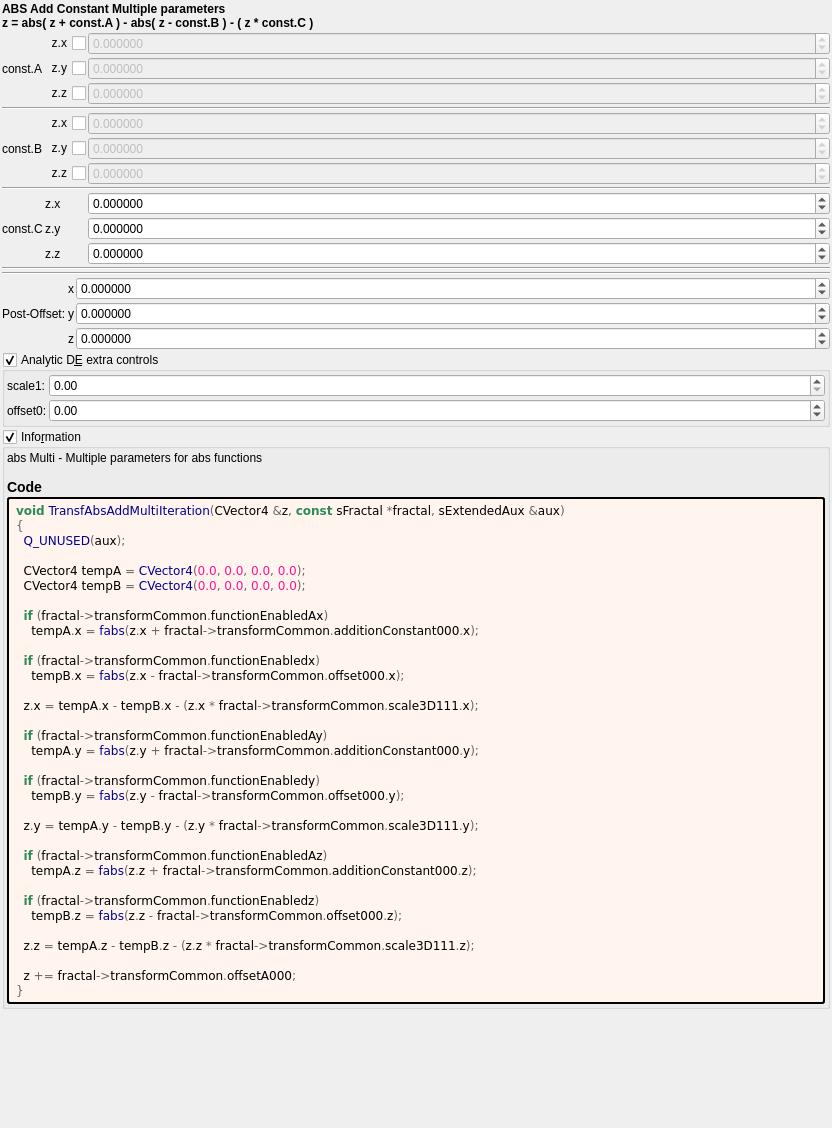
 <widget class="QWidget" name="Form">
  <property name="geometry">
   <rect>
    <x>0</x>
    <y>0</y>
    <width>832</width>
    <height>1128</height>
   </rect>
  </property>
  <property name="windowTitle">
   <string notr="true">transf_abs_add_multi</string>
  </property>
  <layout class="QVBoxLayout" name="verticalLayout">
   <property name="spacing">
    <number>2</number>
   </property>
   <property name="leftMargin">
    <number>2</number>
   </property>
   <property name="topMargin">
    <number>2</number>
   </property>
   <property name="rightMargin">
    <number>2</number>
   </property>
   <property name="bottomMargin">
    <number>2</number>
   </property>
   <item>
    <widget class="QLabel" name="label_2">
     <property name="font">
      <font>
       <weight>75</weight>
       <bold>true</bold>
      </font>
     </property>
     <property name="text">
      <string>ABS Add Constant Multiple parameters
z = abs( z + const.A ) - abs( z - const.B ) - ( z * const.C )</string>
     </property>
    </widget>
   </item>
   <item>
    <layout class="QGridLayout" name="gridLayout_28" columnstretch="0,0,1">
     <property name="spacing">
      <number>2</number>
     </property>
     <item row="9" column="2">
      <widget class="MyDoubleSpinBox" name="spinbox3_transf_scale3D_111_y">
       <property name="sizePolicy">
        <sizepolicy hsizetype="Minimum" vsizetype="Maximum">
         <horstretch>0</horstretch>
         <verstretch>0</verstretch>
        </sizepolicy>
       </property>
       <property name="decimals">
        <number>6</number>
       </property>
       <property name="minimum">
        <double>-99.989999999999995</double>
       </property>
       <property name="maximum">
        <double>99.989999999999995</double>
       </property>
       <property name="singleStep">
        <double>0.100000000000000</double>
       </property>
      </widget>
     </item>
     <item row="6" column="1">
      <widget class="MyCheckBox" name="checkBox_transf_function_enabledz">
       <property name="layoutDirection">
        <enum>Qt::RightToLeft</enum>
       </property>
       <property name="text">
        <string>z.z</string>
       </property>
      </widget>
     </item>
     <item row="8" column="1">
      <widget class="QLabel" name="label_99">
       <property name="text">
        <string notr="true">z.x</string>
       </property>
      </widget>
     </item>
     <item row="6" column="2">
      <widget class="MyDoubleSpinBox" name="spinbox3_transf_offset_000_z">
       <property name="enabled">
        <bool>false</bool>
       </property>
       <property name="sizePolicy">
        <sizepolicy hsizetype="Minimum" vsizetype="Maximum">
         <horstretch>0</horstretch>
         <verstretch>0</verstretch>
        </sizepolicy>
       </property>
       <property name="decimals">
        <number>6</number>
       </property>
       <property name="minimum">
        <double>-99.989999999999995</double>
       </property>
       <property name="maximum">
        <double>99.989999999999995</double>
       </property>
       <property name="singleStep">
        <double>0.100000000000000</double>
       </property>
      </widget>
     </item>
     <item row="3" column="0" colspan="3">
      <widget class="Line" name="line_24">
       <property name="orientation">
        <enum>Qt::Horizontal</enum>
       </property>
      </widget>
     </item>
     <item row="2" column="1">
      <widget class="MyCheckBox" name="checkBox_transf_function_enabledAz">
       <property name="layoutDirection">
        <enum>Qt::RightToLeft</enum>
       </property>
       <property name="text">
        <string>z.z</string>
       </property>
      </widget>
     </item>
     <item row="10" column="1">
      <widget class="QLabel" name="label_101">
       <property name="text">
        <string notr="true">z.z</string>
       </property>
      </widget>
     </item>
     <item row="0" column="2">
      <widget class="MyDoubleSpinBox" name="spinbox3_transf_addition_constant_x">
       <property name="enabled">
        <bool>false</bool>
       </property>
       <property name="sizePolicy">
        <sizepolicy hsizetype="Minimum" vsizetype="Maximum">
         <horstretch>0</horstretch>
         <verstretch>0</verstretch>
        </sizepolicy>
       </property>
       <property name="prefix">
        <string/>
       </property>
       <property name="decimals">
        <number>6</number>
       </property>
       <property name="minimum">
        <double>-99.989999999999995</double>
       </property>
       <property name="singleStep">
        <double>0.100000000000000</double>
       </property>
      </widget>
     </item>
     <item row="9" column="1">
      <widget class="QLabel" name="label_100">
       <property name="text">
        <string notr="true">z.y</string>
       </property>
      </widget>
     </item>
     <item row="1" column="0">
      <widget class="QLabel" name="label_3">
       <property name="text">
        <string notr="true">const.A</string>
       </property>
      </widget>
     </item>
     <item row="1" column="1">
      <widget class="MyCheckBox" name="checkBox_transf_function_enabledAy">
       <property name="layoutDirection">
        <enum>Qt::RightToLeft</enum>
       </property>
       <property name="text">
        <string notr="true">z.y</string>
       </property>
      </widget>
     </item>
     <item row="8" column="2">
      <widget class="MyDoubleSpinBox" name="spinbox3_transf_scale3D_111_x">
       <property name="sizePolicy">
        <sizepolicy hsizetype="Minimum" vsizetype="Maximum">
         <horstretch>0</horstretch>
         <verstretch>0</verstretch>
        </sizepolicy>
       </property>
       <property name="prefix">
        <string/>
       </property>
       <property name="decimals">
        <number>6</number>
       </property>
       <property name="minimum">
        <double>-99.989999999999995</double>
       </property>
       <property name="singleStep">
        <double>0.100000000000000</double>
       </property>
      </widget>
     </item>
     <item row="4" column="2">
      <widget class="MyDoubleSpinBox" name="spinbox3_transf_offset_000_x">
       <property name="enabled">
        <bool>false</bool>
       </property>
       <property name="sizePolicy">
        <sizepolicy hsizetype="Minimum" vsizetype="Maximum">
         <horstretch>0</horstretch>
         <verstretch>0</verstretch>
        </sizepolicy>
       </property>
       <property name="prefix">
        <string/>
       </property>
       <property name="decimals">
        <number>6</number>
       </property>
       <property name="minimum">
        <double>-99.989999999999995</double>
       </property>
       <property name="singleStep">
        <double>0.100000000000000</double>
       </property>
      </widget>
     </item>
     <item row="1" column="2">
      <widget class="MyDoubleSpinBox" name="spinbox3_transf_addition_constant_y">
       <property name="enabled">
        <bool>false</bool>
       </property>
       <property name="sizePolicy">
        <sizepolicy hsizetype="Minimum" vsizetype="Maximum">
         <horstretch>0</horstretch>
         <verstretch>0</verstretch>
        </sizepolicy>
       </property>
       <property name="decimals">
        <number>6</number>
       </property>
       <property name="minimum">
        <double>-99.989999999999995</double>
       </property>
       <property name="maximum">
        <double>99.989999999999995</double>
       </property>
       <property name="singleStep">
        <double>0.100000000000000</double>
       </property>
      </widget>
     </item>
     <item row="7" column="0" colspan="3">
      <widget class="Line" name="line_23">
       <property name="orientation">
        <enum>Qt::Horizontal</enum>
       </property>
      </widget>
     </item>
     <item row="10" column="2">
      <widget class="MyDoubleSpinBox" name="spinbox3_transf_scale3D_111_z">
       <property name="sizePolicy">
        <sizepolicy hsizetype="Minimum" vsizetype="Maximum">
         <horstretch>0</horstretch>
         <verstretch>0</verstretch>
        </sizepolicy>
       </property>
       <property name="decimals">
        <number>6</number>
       </property>
       <property name="minimum">
        <double>-99.989999999999995</double>
       </property>
       <property name="maximum">
        <double>99.989999999999995</double>
       </property>
       <property name="singleStep">
        <double>0.100000000000000</double>
       </property>
      </widget>
     </item>
     <item row="2" column="2">
      <widget class="MyDoubleSpinBox" name="spinbox3_transf_addition_constant_z">
       <property name="enabled">
        <bool>false</bool>
       </property>
       <property name="sizePolicy">
        <sizepolicy hsizetype="Minimum" vsizetype="Maximum">
         <horstretch>0</horstretch>
         <verstretch>0</verstretch>
        </sizepolicy>
       </property>
       <property name="decimals">
        <number>6</number>
       </property>
       <property name="minimum">
        <double>-99.989999999999995</double>
       </property>
       <property name="maximum">
        <double>99.989999999999995</double>
       </property>
       <property name="singleStep">
        <double>0.100000000000000</double>
       </property>
      </widget>
     </item>
     <item row="5" column="0">
      <widget class="QLabel" name="label_4">
       <property name="text">
        <string notr="true">const.B</string>
       </property>
      </widget>
     </item>
     <item row="5" column="1">
      <widget class="MyCheckBox" name="checkBox_transf_function_enabledy">
       <property name="layoutDirection">
        <enum>Qt::RightToLeft</enum>
       </property>
       <property name="text">
        <string notr="true">z.y</string>
       </property>
      </widget>
     </item>
     <item row="5" column="2">
      <widget class="MyDoubleSpinBox" name="spinbox3_transf_offset_000_y">
       <property name="enabled">
        <bool>false</bool>
       </property>
       <property name="sizePolicy">
        <sizepolicy hsizetype="Minimum" vsizetype="Maximum">
         <horstretch>0</horstretch>
         <verstretch>0</verstretch>
        </sizepolicy>
       </property>
       <property name="decimals">
        <number>6</number>
       </property>
       <property name="minimum">
        <double>-99.989999999999995</double>
       </property>
       <property name="maximum">
        <double>99.989999999999995</double>
       </property>
       <property name="singleStep">
        <double>0.100000000000000</double>
       </property>
      </widget>
     </item>
     <item row="0" column="1">
      <widget class="MyCheckBox" name="checkBox_transf_function_enabledAx">
       <property name="layoutDirection">
        <enum>Qt::RightToLeft</enum>
       </property>
       <property name="text">
        <string>z.x</string>
       </property>
      </widget>
     </item>
     <item row="9" column="0">
      <widget class="QLabel" name="label">
       <property name="text">
        <string notr="true">const.C</string>
       </property>
      </widget>
     </item>
     <item row="4" column="1">
      <widget class="MyCheckBox" name="checkBox_transf_function_enabledx">
       <property name="layoutDirection">
        <enum>Qt::RightToLeft</enum>
       </property>
       <property name="text">
        <string>z.x</string>
       </property>
      </widget>
     </item>
    </layout>
   </item>
   <item>
    <widget class="Line" name="line_10">
     <property name="orientation">
      <enum>Qt::Horizontal</enum>
     </property>
    </widget>
   </item>
   <item>
    <layout class="QGridLayout" name="gridLayout_63" columnstretch="0,0,1">
     <property name="spacing">
      <number>2</number>
     </property>
     <item row="3" column="2">
      <widget class="MyDoubleSpinBox" name="spinbox3_transf_offsetA_000_z">
       <property name="sizePolicy">
        <sizepolicy hsizetype="Minimum" vsizetype="Maximum">
         <horstretch>0</horstretch>
         <verstretch>0</verstretch>
        </sizepolicy>
       </property>
       <property name="prefix">
        <string/>
       </property>
       <property name="suffix">
        <string/>
       </property>
       <property name="decimals">
        <number>6</number>
       </property>
       <property name="minimum">
        <double>-99.989999999999995</double>
       </property>
       <property name="maximum">
        <double>99.989999999999995</double>
       </property>
       <property name="singleStep">
        <double>0.100000000000000</double>
       </property>
      </widget>
     </item>
     <item row="1" column="2">
      <widget class="MyDoubleSpinBox" name="spinbox3_transf_offsetA_000_x">
       <property name="sizePolicy">
        <sizepolicy hsizetype="Minimum" vsizetype="Maximum">
         <horstretch>0</horstretch>
         <verstretch>0</verstretch>
        </sizepolicy>
       </property>
       <property name="prefix">
        <string/>
       </property>
       <property name="suffix">
        <string/>
       </property>
       <property name="decimals">
        <number>6</number>
       </property>
       <property name="minimum">
        <double>-99.989999999999995</double>
       </property>
       <property name="maximum">
        <double>99.989999999999995</double>
       </property>
       <property name="singleStep">
        <double>0.100000000000000</double>
       </property>
      </widget>
     </item>
     <item row="0" column="0" colspan="3">
      <widget class="Line" name="line_53">
       <property name="orientation">
        <enum>Qt::Horizontal</enum>
       </property>
      </widget>
     </item>
     <item row="3" column="1">
      <widget class="QLabel" name="label_125">
       <property name="sizePolicy">
        <sizepolicy hsizetype="Preferred" vsizetype="Preferred">
         <horstretch>0</horstretch>
         <verstretch>0</verstretch>
        </sizepolicy>
       </property>
       <property name="text">
        <string notr="true">z</string>
       </property>
       <property name="alignment">
        <set>Qt::AlignRight|Qt::AlignTrailing|Qt::AlignVCenter</set>
       </property>
      </widget>
     </item>
     <item row="2" column="2">
      <widget class="MyDoubleSpinBox" name="spinbox3_transf_offsetA_000_y">
       <property name="sizePolicy">
        <sizepolicy hsizetype="Minimum" vsizetype="Maximum">
         <horstretch>0</horstretch>
         <verstretch>0</verstretch>
        </sizepolicy>
       </property>
       <property name="prefix">
        <string/>
       </property>
       <property name="suffix">
        <string/>
       </property>
       <property name="decimals">
        <number>6</number>
       </property>
       <property name="minimum">
        <double>-99.989999999999995</double>
       </property>
       <property name="maximum">
        <double>99.989999999999995</double>
       </property>
       <property name="singleStep">
        <double>0.100000000000000</double>
       </property>
      </widget>
     </item>
     <item row="2" column="1">
      <widget class="QLabel" name="label_119">
       <property name="sizePolicy">
        <sizepolicy hsizetype="Preferred" vsizetype="Preferred">
         <horstretch>0</horstretch>
         <verstretch>0</verstretch>
        </sizepolicy>
       </property>
       <property name="text">
        <string notr="true">y</string>
       </property>
       <property name="alignment">
        <set>Qt::AlignRight|Qt::AlignTrailing|Qt::AlignVCenter</set>
       </property>
      </widget>
     </item>
     <item row="1" column="1">
      <widget class="QLabel" name="label_118">
       <property name="sizePolicy">
        <sizepolicy hsizetype="Preferred" vsizetype="Preferred">
         <horstretch>0</horstretch>
         <verstretch>0</verstretch>
        </sizepolicy>
       </property>
       <property name="text">
        <string notr="true">x</string>
       </property>
       <property name="alignment">
        <set>Qt::AlignRight|Qt::AlignTrailing|Qt::AlignVCenter</set>
       </property>
      </widget>
     </item>
     <item row="2" column="0">
      <widget class="QLabel" name="label_259">
       <property name="text">
        <string>Post-Offset:</string>
       </property>
      </widget>
     </item>
    </layout>
   </item>
   <item>
    <widget class="MyGroupBox" name="groupCheck_analyticDE_enabled_false">
     <property name="title">
      <string>Analytic D&amp;E extra controls</string>
     </property>
     <property name="checkable">
      <bool>true</bool>
     </property>
     <layout class="QVBoxLayout" name="verticalLayout_13" stretch="0">
      <property name="spacing">
       <number>2</number>
      </property>
      <property name="leftMargin">
       <number>2</number>
      </property>
      <property name="topMargin">
       <number>2</number>
      </property>
      <property name="rightMargin">
       <number>2</number>
      </property>
      <property name="bottomMargin">
       <number>2</number>
      </property>
      <item>
       <layout class="QGridLayout" name="gridLayout_27" columnstretch="0,0,1">
        <property name="spacing">
         <number>2</number>
        </property>
        <item row="1" column="2">
         <widget class="MyDoubleSpinBox" name="spinbox_analyticDE_offset_0">
          <property name="sizePolicy">
           <sizepolicy hsizetype="Minimum" vsizetype="Maximum">
            <horstretch>0</horstretch>
            <verstretch>0</verstretch>
           </sizepolicy>
          </property>
          <property name="prefix">
           <string/>
          </property>
          <property name="suffix">
           <string/>
          </property>
          <property name="decimals">
           <number>2</number>
          </property>
          <property name="minimum">
           <double>-99.989999999999995</double>
          </property>
          <property name="maximum">
           <double>99.989999999999995</double>
          </property>
          <property name="singleStep">
           <double>0.100000000000000</double>
          </property>
         </widget>
        </item>
        <item row="1" column="1">
         <widget class="QLabel" name="label_177">
          <property name="text">
           <string>offset0:</string>
          </property>
         </widget>
        </item>
        <item row="0" column="1">
         <widget class="QLabel" name="label_182">
          <property name="text">
           <string>scale1:</string>
          </property>
         </widget>
        </item>
        <item row="0" column="2">
         <widget class="MyDoubleSpinBox" name="spinbox_analyticDE_scale_1">
          <property name="sizePolicy">
           <sizepolicy hsizetype="Minimum" vsizetype="Maximum">
            <horstretch>0</horstretch>
            <verstretch>0</verstretch>
           </sizepolicy>
          </property>
          <property name="prefix">
           <string/>
          </property>
          <property name="suffix">
           <string/>
          </property>
          <property name="decimals">
           <number>2</number>
          </property>
          <property name="minimum">
           <double>0.000000000000000</double>
          </property>
          <property name="maximum">
           <double>99.989999999999995</double>
          </property>
          <property name="singleStep">
           <double>0.100000000000000</double>
          </property>
         </widget>
        </item>
       </layout>
      </item>
     </layout>
    </widget>
   </item>
   <item>
    <widget class="MyGroupBox" name="groupCheck_info">
     <property name="title">
      <string>Info&amp;rmation</string>
     </property>
     <property name="flat">
      <bool>false</bool>
     </property>
     <property name="checkable">
      <bool>true</bool>
     </property>
     <layout class="QVBoxLayout" name="verticalLayout_2">
      <property name="spacing">
       <number>2</number>
      </property>
      <property name="leftMargin">
       <number>2</number>
      </property>
      <property name="topMargin">
       <number>2</number>
      </property>
      <property name="rightMargin">
       <number>2</number>
      </property>
      <property name="bottomMargin">
       <number>2</number>
      </property>
      <item>
       <widget class="QLabel" name="label_information_general">
        <property name="text">
         <string notr="true">&lt;p&gt;abs Multi - Multiple parameters for abs functions&lt;/p&gt;&lt;table&gt;
&lt;/table&gt;
&lt;h3&gt;Code&lt;/h3&gt;</string>
        </property>
        <property name="wordWrap">
         <bool>true</bool>
        </property>
        <property name="openExternalLinks">
         <bool>true</bool>
        </property>
        <property name="textInteractionFlags">
         <set>Qt::LinksAccessibleByMouse|Qt::TextSelectableByMouse</set>
        </property>
       </widget>
      </item>
      <item>
       <widget class="QLabel" name="label_code_content">
        <property name="styleSheet">
         <string notr="true">border-style: outset; border-width: 2px; border-radius: 3px; border-color: black; background-color: #fff5ee; padding: 4px;</string>
        </property>
        <property name="text">
         <string notr="true">&lt;body style=&quot;background-color:#fff5ee&quot;&gt;
&lt;pre style=&quot;color:#000000; background-color:#fff5ee;  font-family:'Courier New',monospace;&quot;&gt;&lt;span style=&quot;color:#2e8b57; font-weight:bold&quot;&gt;void&lt;/span&gt; &lt;span style=&quot;color:#00008f&quot;&gt;TransfAbsAddMultiIteration&lt;/span&gt;&lt;span style=&quot;color:#676767&quot;&gt;(&lt;/span&gt;CVector4 &lt;span style=&quot;color:#676767&quot;&gt;&amp;amp;&lt;/span&gt;z&lt;span style=&quot;color:#676767&quot;&gt;,&lt;/span&gt; &lt;span style=&quot;color:#2e8b57; font-weight:bold&quot;&gt;const&lt;/span&gt; sFractal &lt;span style=&quot;color:#676767&quot;&gt;*&lt;/span&gt;fractal&lt;span style=&quot;color:#676767&quot;&gt;,&lt;/span&gt; sExtendedAux &lt;span style=&quot;color:#676767&quot;&gt;&amp;amp;&lt;/span&gt;aux&lt;span style=&quot;color:#676767&quot;&gt;)&lt;/span&gt;
&lt;span style=&quot;color:#676767&quot;&gt;{&lt;/span&gt;
  &lt;span style=&quot;color:#00008f&quot;&gt;Q_UNUSED&lt;/span&gt;&lt;span style=&quot;color:#676767&quot;&gt;(&lt;/span&gt;aux&lt;span style=&quot;color:#676767&quot;&gt;);&lt;/span&gt;

  CVector4 tempA &lt;span style=&quot;color:#676767&quot;&gt;=&lt;/span&gt; &lt;span style=&quot;color:#00008f&quot;&gt;CVector4&lt;/span&gt;&lt;span style=&quot;color:#676767&quot;&gt;(&lt;/span&gt;&lt;span style=&quot;color:#ff1493&quot;&gt;0.0&lt;/span&gt;&lt;span style=&quot;color:#676767&quot;&gt;,&lt;/span&gt; &lt;span style=&quot;color:#ff1493&quot;&gt;0.0&lt;/span&gt;&lt;span style=&quot;color:#676767&quot;&gt;,&lt;/span&gt; &lt;span style=&quot;color:#ff1493&quot;&gt;0.0&lt;/span&gt;&lt;span style=&quot;color:#676767&quot;&gt;,&lt;/span&gt; &lt;span style=&quot;color:#ff1493&quot;&gt;0.0&lt;/span&gt;&lt;span style=&quot;color:#676767&quot;&gt;);&lt;/span&gt;
  CVector4 tempB &lt;span style=&quot;color:#676767&quot;&gt;=&lt;/span&gt; &lt;span style=&quot;color:#00008f&quot;&gt;CVector4&lt;/span&gt;&lt;span style=&quot;color:#676767&quot;&gt;(&lt;/span&gt;&lt;span style=&quot;color:#ff1493&quot;&gt;0.0&lt;/span&gt;&lt;span style=&quot;color:#676767&quot;&gt;,&lt;/span&gt; &lt;span style=&quot;color:#ff1493&quot;&gt;0.0&lt;/span&gt;&lt;span style=&quot;color:#676767&quot;&gt;,&lt;/span&gt; &lt;span style=&quot;color:#ff1493&quot;&gt;0.0&lt;/span&gt;&lt;span style=&quot;color:#676767&quot;&gt;,&lt;/span&gt; &lt;span style=&quot;color:#ff1493&quot;&gt;0.0&lt;/span&gt;&lt;span style=&quot;color:#676767&quot;&gt;);&lt;/span&gt;

  &lt;span style=&quot;color:#2e8b57; font-weight:bold&quot;&gt;if&lt;/span&gt; &lt;span style=&quot;color:#676767&quot;&gt;(&lt;/span&gt;fractal&lt;span style=&quot;color:#676767&quot;&gt;-&amp;gt;&lt;/span&gt;transformCommon&lt;span style=&quot;color:#676767&quot;&gt;.&lt;/span&gt;functionEnabledAx&lt;span style=&quot;color:#676767&quot;&gt;)&lt;/span&gt;
    tempA&lt;span style=&quot;color:#676767&quot;&gt;.&lt;/span&gt;x &lt;span style=&quot;color:#676767&quot;&gt;=&lt;/span&gt; &lt;span style=&quot;color:#00008f&quot;&gt;fabs&lt;/span&gt;&lt;span style=&quot;color:#676767&quot;&gt;(&lt;/span&gt;z&lt;span style=&quot;color:#676767&quot;&gt;.&lt;/span&gt;x &lt;span style=&quot;color:#676767&quot;&gt;+&lt;/span&gt; fractal&lt;span style=&quot;color:#676767&quot;&gt;-&amp;gt;&lt;/span&gt;transformCommon&lt;span style=&quot;color:#676767&quot;&gt;.&lt;/span&gt;additionConstant000&lt;span style=&quot;color:#676767&quot;&gt;.&lt;/span&gt;x&lt;span style=&quot;color:#676767&quot;&gt;);&lt;/span&gt;

  &lt;span style=&quot;color:#2e8b57; font-weight:bold&quot;&gt;if&lt;/span&gt; &lt;span style=&quot;color:#676767&quot;&gt;(&lt;/span&gt;fractal&lt;span style=&quot;color:#676767&quot;&gt;-&amp;gt;&lt;/span&gt;transformCommon&lt;span style=&quot;color:#676767&quot;&gt;.&lt;/span&gt;functionEnabledx&lt;span style=&quot;color:#676767&quot;&gt;)&lt;/span&gt;
    tempB&lt;span style=&quot;color:#676767&quot;&gt;.&lt;/span&gt;x &lt;span style=&quot;color:#676767&quot;&gt;=&lt;/span&gt; &lt;span style=&quot;color:#00008f&quot;&gt;fabs&lt;/span&gt;&lt;span style=&quot;color:#676767&quot;&gt;(&lt;/span&gt;z&lt;span style=&quot;color:#676767&quot;&gt;.&lt;/span&gt;x &lt;span style=&quot;color:#676767&quot;&gt;-&lt;/span&gt; fractal&lt;span style=&quot;color:#676767&quot;&gt;-&amp;gt;&lt;/span&gt;transformCommon&lt;span style=&quot;color:#676767&quot;&gt;.&lt;/span&gt;offset000&lt;span style=&quot;color:#676767&quot;&gt;.&lt;/span&gt;x&lt;span style=&quot;color:#676767&quot;&gt;);&lt;/span&gt;

  z&lt;span style=&quot;color:#676767&quot;&gt;.&lt;/span&gt;x &lt;span style=&quot;color:#676767&quot;&gt;=&lt;/span&gt; tempA&lt;span style=&quot;color:#676767&quot;&gt;.&lt;/span&gt;x &lt;span style=&quot;color:#676767&quot;&gt;-&lt;/span&gt; tempB&lt;span style=&quot;color:#676767&quot;&gt;.&lt;/span&gt;x &lt;span style=&quot;color:#676767&quot;&gt;- (&lt;/span&gt;z&lt;span style=&quot;color:#676767&quot;&gt;.&lt;/span&gt;x &lt;span style=&quot;color:#676767&quot;&gt;*&lt;/span&gt; fractal&lt;span style=&quot;color:#676767&quot;&gt;-&amp;gt;&lt;/span&gt;transformCommon&lt;span style=&quot;color:#676767&quot;&gt;.&lt;/span&gt;scale3D111&lt;span style=&quot;color:#676767&quot;&gt;.&lt;/span&gt;x&lt;span style=&quot;color:#676767&quot;&gt;);&lt;/span&gt;

  &lt;span style=&quot;color:#2e8b57; font-weight:bold&quot;&gt;if&lt;/span&gt; &lt;span style=&quot;color:#676767&quot;&gt;(&lt;/span&gt;fractal&lt;span style=&quot;color:#676767&quot;&gt;-&amp;gt;&lt;/span&gt;transformCommon&lt;span style=&quot;color:#676767&quot;&gt;.&lt;/span&gt;functionEnabledAy&lt;span style=&quot;color:#676767&quot;&gt;)&lt;/span&gt;
    tempA&lt;span style=&quot;color:#676767&quot;&gt;.&lt;/span&gt;y &lt;span style=&quot;color:#676767&quot;&gt;=&lt;/span&gt; &lt;span style=&quot;color:#00008f&quot;&gt;fabs&lt;/span&gt;&lt;span style=&quot;color:#676767&quot;&gt;(&lt;/span&gt;z&lt;span style=&quot;color:#676767&quot;&gt;.&lt;/span&gt;y &lt;span style=&quot;color:#676767&quot;&gt;+&lt;/span&gt; fractal&lt;span style=&quot;color:#676767&quot;&gt;-&amp;gt;&lt;/span&gt;transformCommon&lt;span style=&quot;color:#676767&quot;&gt;.&lt;/span&gt;additionConstant000&lt;span style=&quot;color:#676767&quot;&gt;.&lt;/span&gt;y&lt;span style=&quot;color:#676767&quot;&gt;);&lt;/span&gt;

  &lt;span style=&quot;color:#2e8b57; font-weight:bold&quot;&gt;if&lt;/span&gt; &lt;span style=&quot;color:#676767&quot;&gt;(&lt;/span&gt;fractal&lt;span style=&quot;color:#676767&quot;&gt;-&amp;gt;&lt;/span&gt;transformCommon&lt;span style=&quot;color:#676767&quot;&gt;.&lt;/span&gt;functionEnabledy&lt;span style=&quot;color:#676767&quot;&gt;)&lt;/span&gt;
    tempB&lt;span style=&quot;color:#676767&quot;&gt;.&lt;/span&gt;y &lt;span style=&quot;color:#676767&quot;&gt;=&lt;/span&gt; &lt;span style=&quot;color:#00008f&quot;&gt;fabs&lt;/span&gt;&lt;span style=&quot;color:#676767&quot;&gt;(&lt;/span&gt;z&lt;span style=&quot;color:#676767&quot;&gt;.&lt;/span&gt;y &lt;span style=&quot;color:#676767&quot;&gt;-&lt;/span&gt; fractal&lt;span style=&quot;color:#676767&quot;&gt;-&amp;gt;&lt;/span&gt;transformCommon&lt;span style=&quot;color:#676767&quot;&gt;.&lt;/span&gt;offset000&lt;span style=&quot;color:#676767&quot;&gt;.&lt;/span&gt;y&lt;span style=&quot;color:#676767&quot;&gt;);&lt;/span&gt;

  z&lt;span style=&quot;color:#676767&quot;&gt;.&lt;/span&gt;y &lt;span style=&quot;color:#676767&quot;&gt;=&lt;/span&gt; tempA&lt;span style=&quot;color:#676767&quot;&gt;.&lt;/span&gt;y &lt;span style=&quot;color:#676767&quot;&gt;-&lt;/span&gt; tempB&lt;span style=&quot;color:#676767&quot;&gt;.&lt;/span&gt;y &lt;span style=&quot;color:#676767&quot;&gt;- (&lt;/span&gt;z&lt;span style=&quot;color:#676767&quot;&gt;.&lt;/span&gt;y &lt;span style=&quot;color:#676767&quot;&gt;*&lt;/span&gt; fractal&lt;span style=&quot;color:#676767&quot;&gt;-&amp;gt;&lt;/span&gt;transformCommon&lt;span style=&quot;color:#676767&quot;&gt;.&lt;/span&gt;scale3D111&lt;span style=&quot;color:#676767&quot;&gt;.&lt;/span&gt;y&lt;span style=&quot;color:#676767&quot;&gt;);&lt;/span&gt;

  &lt;span style=&quot;color:#2e8b57; font-weight:bold&quot;&gt;if&lt;/span&gt; &lt;span style=&quot;color:#676767&quot;&gt;(&lt;/span&gt;fractal&lt;span style=&quot;color:#676767&quot;&gt;-&amp;gt;&lt;/span&gt;transformCommon&lt;span style=&quot;color:#676767&quot;&gt;.&lt;/span&gt;functionEnabledAz&lt;span style=&quot;color:#676767&quot;&gt;)&lt;/span&gt;
    tempA&lt;span style=&quot;color:#676767&quot;&gt;.&lt;/span&gt;z &lt;span style=&quot;color:#676767&quot;&gt;=&lt;/span&gt; &lt;span style=&quot;color:#00008f&quot;&gt;fabs&lt;/span&gt;&lt;span style=&quot;color:#676767&quot;&gt;(&lt;/span&gt;z&lt;span style=&quot;color:#676767&quot;&gt;.&lt;/span&gt;z &lt;span style=&quot;color:#676767&quot;&gt;+&lt;/span&gt; fractal&lt;span style=&quot;color:#676767&quot;&gt;-&amp;gt;&lt;/span&gt;transformCommon&lt;span style=&quot;color:#676767&quot;&gt;.&lt;/span&gt;additionConstant000&lt;span style=&quot;color:#676767&quot;&gt;.&lt;/span&gt;z&lt;span style=&quot;color:#676767&quot;&gt;);&lt;/span&gt;

  &lt;span style=&quot;color:#2e8b57; font-weight:bold&quot;&gt;if&lt;/span&gt; &lt;span style=&quot;color:#676767&quot;&gt;(&lt;/span&gt;fractal&lt;span style=&quot;color:#676767&quot;&gt;-&amp;gt;&lt;/span&gt;transformCommon&lt;span style=&quot;color:#676767&quot;&gt;.&lt;/span&gt;functionEnabledz&lt;span style=&quot;color:#676767&quot;&gt;)&lt;/span&gt;
    tempB&lt;span style=&quot;color:#676767&quot;&gt;.&lt;/span&gt;z &lt;span style=&quot;color:#676767&quot;&gt;=&lt;/span&gt; &lt;span style=&quot;color:#00008f&quot;&gt;fabs&lt;/span&gt;&lt;span style=&quot;color:#676767&quot;&gt;(&lt;/span&gt;z&lt;span style=&quot;color:#676767&quot;&gt;.&lt;/span&gt;z &lt;span style=&quot;color:#676767&quot;&gt;-&lt;/span&gt; fractal&lt;span style=&quot;color:#676767&quot;&gt;-&amp;gt;&lt;/span&gt;transformCommon&lt;span style=&quot;color:#676767&quot;&gt;.&lt;/span&gt;offset000&lt;span style=&quot;color:#676767&quot;&gt;.&lt;/span&gt;z&lt;span style=&quot;color:#676767&quot;&gt;);&lt;/span&gt;

  z&lt;span style=&quot;color:#676767&quot;&gt;.&lt;/span&gt;z &lt;span style=&quot;color:#676767&quot;&gt;=&lt;/span&gt; tempA&lt;span style=&quot;color:#676767&quot;&gt;.&lt;/span&gt;z &lt;span style=&quot;color:#676767&quot;&gt;-&lt;/span&gt; tempB&lt;span style=&quot;color:#676767&quot;&gt;.&lt;/span&gt;z &lt;span style=&quot;color:#676767&quot;&gt;- (&lt;/span&gt;z&lt;span style=&quot;color:#676767&quot;&gt;.&lt;/span&gt;z &lt;span style=&quot;color:#676767&quot;&gt;*&lt;/span&gt; fractal&lt;span style=&quot;color:#676767&quot;&gt;-&amp;gt;&lt;/span&gt;transformCommon&lt;span style=&quot;color:#676767&quot;&gt;.&lt;/span&gt;scale3D111&lt;span style=&quot;color:#676767&quot;&gt;.&lt;/span&gt;z&lt;span style=&quot;color:#676767&quot;&gt;);&lt;/span&gt;

  z &lt;span style=&quot;color:#676767&quot;&gt;+=&lt;/span&gt; fractal&lt;span style=&quot;color:#676767&quot;&gt;-&amp;gt;&lt;/span&gt;transformCommon&lt;span style=&quot;color:#676767&quot;&gt;.&lt;/span&gt;offsetA000&lt;span style=&quot;color:#676767&quot;&gt;;&lt;/span&gt;
&lt;span style=&quot;color:#676767&quot;&gt;}&lt;/span&gt;
&lt;/pre&gt;
&lt;/body&gt;</string>
        </property>
        <property name="wordWrap">
         <bool>true</bool>
        </property>
        <property name="openExternalLinks">
         <bool>true</bool>
        </property>
        <property name="textInteractionFlags">
         <set>Qt::LinksAccessibleByMouse|Qt::TextSelectableByMouse</set>
        </property>
       </widget>
      </item>
     </layout>
    </widget>
   </item>
   <item>
    <spacer name="verticalSpacer">
     <property name="orientation">
      <enum>Qt::Vertical</enum>
     </property>
     <property name="sizeHint" stdset="0">
      <size>
       <width>20</width>
       <height>40</height>
      </size>
     </property>
    </spacer>
   </item>
  </layout>
 </widget>
